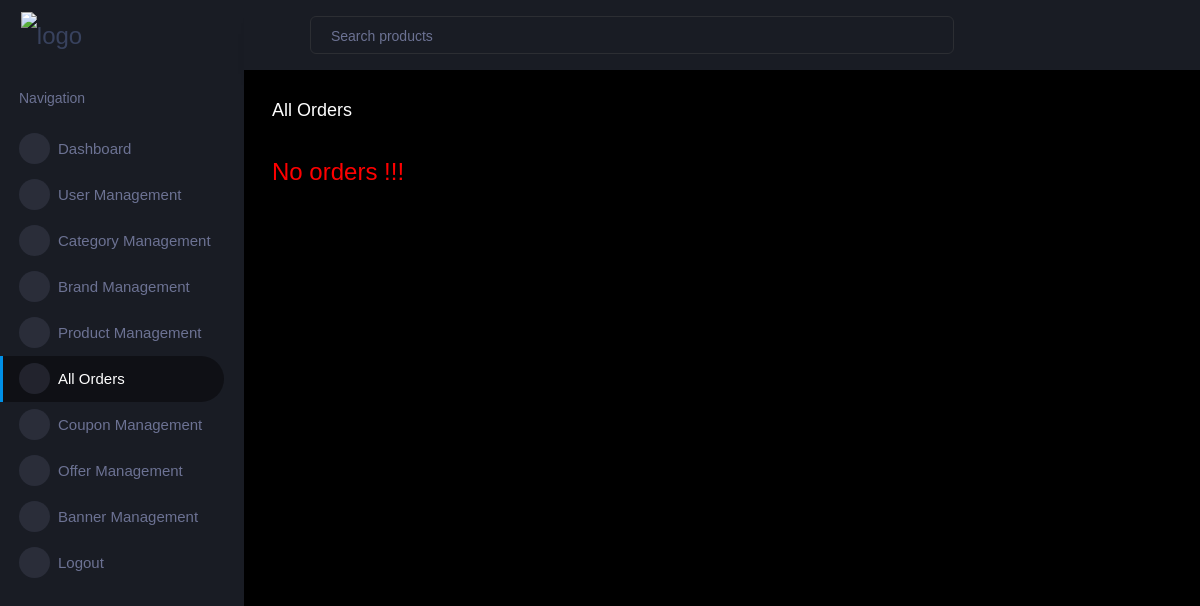
The app's page /admin_dash/all_orders (signed in), older data.
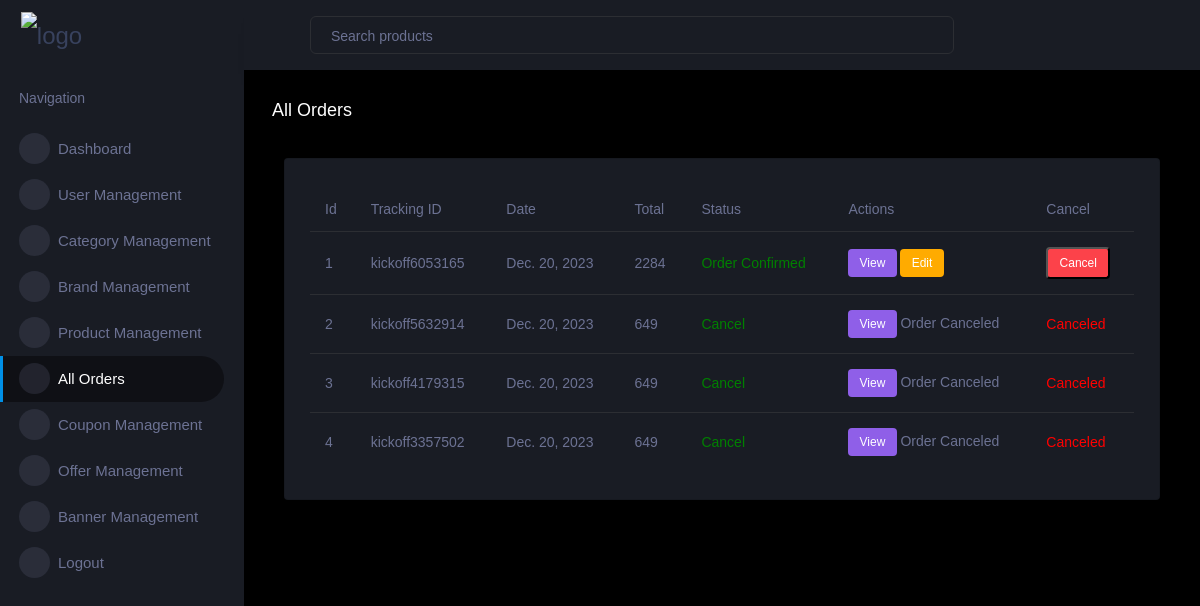
The same page, newer data.
### cart/models.py (models this page shows)
class Order(models.Model) :
    user = models.ForeignKey(User, on_delete=models.CASCADE)
    fname = models.CharField( max_length=150, null=False)
    lname = models.CharField( max_length=150, null=False)
    email = models.CharField( max_length=150, null=False)
    phone = models.CharField(max_length=50, null=False)
    address = models.TextField(null=False)
    city = models.CharField(max_length=150, null=False)
    state = models.CharField(max_length=150, null=False)
    country = models.CharField(max_length=150, null=False)
    pincode = models.CharField(max_length=50, null=False)
    total_price = models.FloatField(null=False)
    payment_mode = models.CharField(max_length=150, null=False)
    payment_id = models.CharField( max_length=250, null=True)
    order_status = (
        ('Order Confirmed','Order Confirmed'),
        ('Out For Shipping','Out For Shipping'),
        ('Shipped','Shipped'),
        ('Out For Delivery','Out For Delivery'),
        ('Deliverd','Deliverd'),
        ('Cancel','Cancel')
    )
    status = models.CharField(max_length=150, choices=order_status, default='Order Confirmed')
    message = models.TextField(null=True)
    tracking_no = models.CharField(max_length=150, null=True)
    updated_at = models.DateField( auto_now=True)
    created_at = models.DateField(auto_now_add=True)
    return_reason = models.TextField(null=True)
    cancel_reason = models.TextField(null=True)
    coupon_discount_amount = models.FloatField(null=True)
    offer_discount_amount = models.FloatField(null=True)

### admin_dash/views.py (the view)
# urls.py: path('all_orders', views.all_orders, name='all_orders'),
@login_required(login_url='admin_log_in')
def all_orders(request) :
    all_orders = Order.objects.all()
    context = {'all_orders':all_orders}
    return render(request, 'admin_dash/all_orders.html',context)

### cart/context_processors.py (called while the page is built)
def cart_count(request):
    cart_item_count = 0
    if request.user.is_authenticated:
        cart_item_count = Cart.objects.filter(user=request.user).count()
    return {'cart_item_count': cart_item_count}

def wishlist_count(request) :
    wishlist_item_count = 0
    if request.user.is_authenticated :
        wishlist_item_count = Wishlist.objects.filter(user=request.user).count()
    return {'wishlist_item_count': wishlist_item_count}

### templates/admin_dash/all_orders.html (shortened to what this page needs)
{% extends 'admin_dash/dash.html'%}
{% load static%}
{% block content %}
<div class="main-panel">
    <div class="content-wrapper">
      <div class="page-header">
        <h4 class="card-title">All Orders</h4>
        <nav aria-label="breadcrumb">
          <ol class="breadcrumb">
          </ol>
        </nav>
      </div>
      {% if all_orders%}
        <div class="col-lg-12 grid-margin stretch-card">
          <div class="card">
            <div class="card-body">
              <div class="table-responsive">
                <table class="table">
                  <thead>
                    <tr>
                      <th>Id</th>
                      <th>Tracking ID</th>
                      <th>Date</th>
                      <th>Total</th>
                      <th>Status</th>
                      <th>Actions</th>
                      <th>Cancel</th>
                    </tr>
                  </thead>
                  <tbody>
                  {% for order in all_orders %}
                    <tr>
                      <td>{{forloop.counter}}</td>
                      <td>{{order.tracking_no}}</td>
                      <td>{{order.created_at}}</td>
                      <td>{{order.total_price | stringformat:'d'}}</td>
                      <td style="color:green">{{order.status}}</td>
                      <td ><label class="badge badge-info"><a style="color : white;" href="{% url 'view_single_order' order.tracking_no %}"> View </a></label>
                        {% if order.status == 'Cancel' %}
                          Order Canceled
                      {% elif order.status == 'Deliverd'%}
                          Order Deliverd
                        {% else %}
                          <label class="badge badge-warning"><a style="color : white;" href="{% url 'edit_order_status' order.tracking_no %}"> Edit </a></label>
                      {% endif %}
                      </td>
                      <td>
                        {% if order.status == 'Cancel' %}
                        <span style="color: red;">Canceled</span>
                    {% elif order.status == 'Deliverd'%}
                    <span style="color: green;">Deliverd</span>
                    {% else %}
                        <button class="badge badge-danger"
                            onclick="showCancelConfirmation('{{ order.tracking_no }}')">Cancel</button>
                    {% endif %}
                      </td>
                </tr>
                    {%endfor%}
                  </tbody>
                </table>
              </div>
            </div>
          </div>
        </div>
        {% else %}
        <h3 style="color:red">No orders !!!</h3>
        {% endif %}
      </div>
     </div>
  </div>
  </div>
{% endblock content %}

Row changes from the older to the newer data that the page shows:
added Order: tracking_no "kickoff6053165", created_at "Dec. 20, 2023", total_price "2284", status "Order Confirmed", shows "Edit"
added Order: tracking_no "kickoff5632914", created_at "Dec. 20, 2023", total_price "649", status "Cancel", shows "Order Canceled"
added Order: tracking_no "kickoff4179315", created_at "Dec. 20, 2023", total_price "649", status "Cancel", shows "Order Canceled"
added Order: tracking_no "kickoff3357502", created_at "Dec. 20, 2023", total_price "649", status "Cancel", shows "Order Canceled"
Text that changed along with them:
text no longer shown: "No orders !!!"
text now shown: "Id Tracking ID Date Total Status Actions Cancel"
